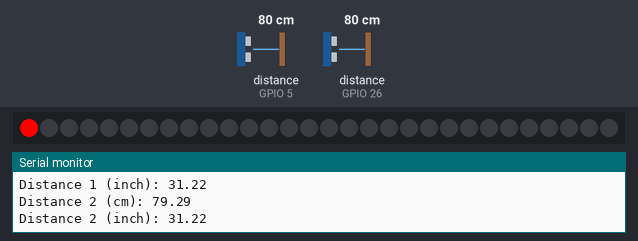
Simulated run of this sketch. Board: ESP32. Parts: 30 RGB LEDs in strip order, left to right, the last lines printed to the serial monitor. Wiring (inferred from the names in the program): 2 × ultrasonic range finder: trigger GPIO 13, echo GPIO 5 / trigger GPIO 25, echo GPIO 26. The inputs (shaded band) are chosen by the test bench; at power-on: distance to the obstacle (sensors on GPIO 5, GPIO 26) 80 cm. The echo pulse lasts 58.3 µs per cm.

Above: at 1.2 s.
1.3 s: distance to the obstacle (sensor on GPIO 5) set to 2 cm
At 2.3 s:
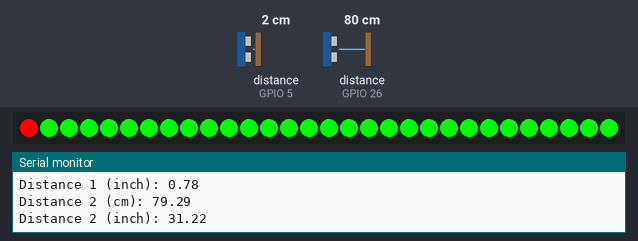
2.8 s: distance to the obstacle (sensor on GPIO 26) set to 2 cm
At 3.4 s:
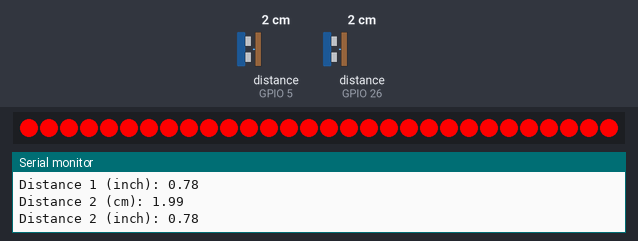
4.4 s: distance to the obstacle (sensor on GPIO 26) set to 4 cm
At 5.0 s:
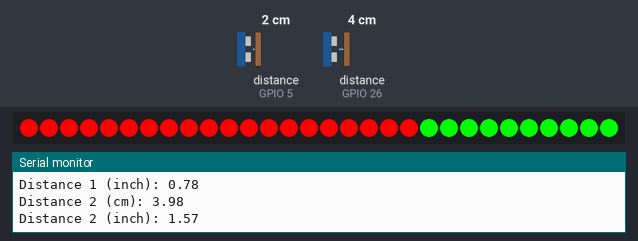
5.9 s: distance to the obstacle (sensor on GPIO 5) set to 60 cm
At 6.5 s:
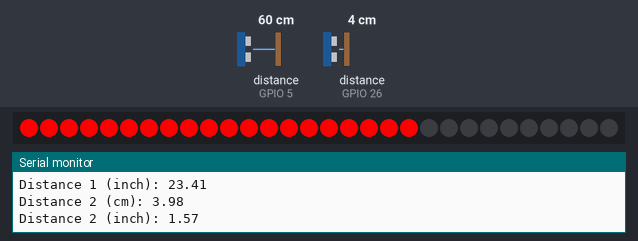
7.4 s: distance to the obstacle (sensor on GPIO 26) set to 120 cm
At 8.6 s:
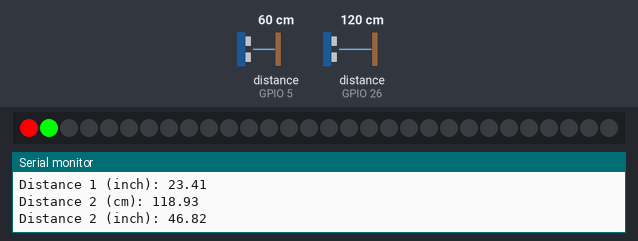
8.9 s: distance to the obstacle (sensor on GPIO 5) set to 4 cm
At 9.8 s:
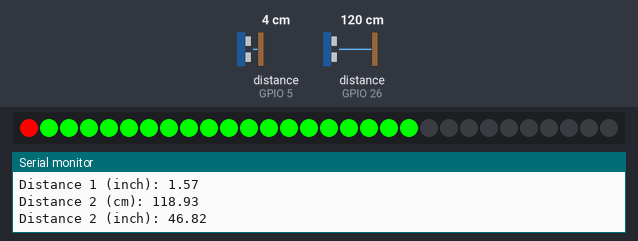
Timing chart, 0 to 11.4 s (numbered marks = the images above; inputs shaded):
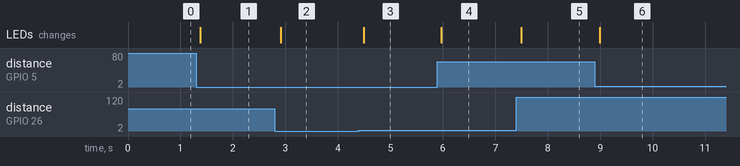

The sketch:

aultrasonitc_Example.ino
```cpp
// (licence header left out)
#include <Adafruit_NeoPixel.h>


const int trigPin = 13;
const int echoPin = 5;
const int trigPin_2 = 25;
const int echoPin_2 = 26;


//define sound speed in cm/uS
#define SOUND_SPEED 0.034
#define CM_TO_INCH 0.393701
#define PIN_NEO_PIXEL 2  // The ESP32 pin GPIO2 connected to NeoPixel
#define NUM_PIXELS 30     // The number of LEDs (pixels) on NeoPixel LED strip

long duration;
float distanceCm;
float distanceInch;

long duration_2;
float distanceCm_2;
float distanceInch_2;

Adafruit_NeoPixel NeoPixel(NUM_PIXELS, PIN_NEO_PIXEL, NEO_GRB + NEO_KHZ800);


void setup() {
  Serial.begin(115200); // Starts the serial communication
  pinMode(trigPin, OUTPUT); // Sets the trigPin as an Output
  pinMode(echoPin, INPUT); // Sets the echoPin as an Input

  pinMode(trigPin_2, OUTPUT); // Sets the trigPin as an Output
  pinMode(echoPin_2, INPUT); // Sets the echoPin as an Input

  NeoPixel.begin();  // initialize NeoPixel strip object
}

void loop() {
  NeoPixel.clear();

  // Clears the trigPin
  digitalWrite(trigPin, LOW);
  delayMicroseconds(2);
  // Sets the trigPin on HIGH state for 10 micro seconds
  digitalWrite(trigPin, HIGH);
  delayMicroseconds(10);
  digitalWrite(trigPin, LOW);

  // Reads the echoPin, returns the sound wave travel time in microseconds
  duration = pulseIn(echoPin, HIGH);

  // Clears the trigPin
  digitalWrite(trigPin_2, LOW);
  delayMicroseconds(2);
  // Sets the trigPin on HIGH state for 10 micro seconds
  digitalWrite(trigPin_2, HIGH);
  delayMicroseconds(10);
  digitalWrite(trigPin_2, LOW);

  // Reads the echoPin, returns the sound wave travel time in microseconds
  duration_2 = pulseIn(echoPin_2, HIGH);

  // Calculate the distance
  distanceCm = duration * SOUND_SPEED/2;
  distanceCm_2 = duration_2 * SOUND_SPEED/2;


  // Convert to inches
  distanceInch = distanceCm * CM_TO_INCH;
  distanceInch_2 = distanceCm_2 * CM_TO_INCH;


  // Prints the distance in the Serial Monitor
  Serial.print("Distance 1 (cm): ");
  Serial.println(distanceCm);
  Serial.print("Distance 1 (inch): ");
  Serial.println(distanceInch);

  Serial.print("Distance 2 (cm): ");
  Serial.println(distanceCm_2);
  Serial.print("Distance 2 (inch): ");
  Serial.println(distanceInch_2);

  for (int pixel = 0; pixel < NUM_PIXELS / distanceInch; pixel++) {           // for each pixel
    NeoPixel.setPixelColor(pixel, NeoPixel.Color(0, 255, 0));  // it only takes effect if pixels.show() is called
                                         // update to the NeoPixel Led Strip

  }

    for (int pixel = 0; pixel < NUM_PIXELS / distanceInch_2; pixel++) {           // for each pixel
    NeoPixel.setPixelColor(pixel, NeoPixel.Color(255, 0, 0));  // it only takes effect if pixels.show() is called

  }
  NeoPixel.show();                                           // update to the NeoPixel Led Strip

  delay(100);
}
```

Measured:
- after the input at 1.3 s, the LEDs: change after 0.08 s (image 1)
- after the input at 2.8 s, the LEDs: change after 0.11 s (image 2)
- after the input at 4.4 s, the LEDs: change after 0.09 s (image 3)
- after the input at 5.9 s, the LEDs: change after 0.07 s (image 4)
- after the input at 7.4 s, the LEDs: change after 0.10 s (image 5)
- after the input at 8.9 s, the LEDs: change after 0.10 s (image 6)
